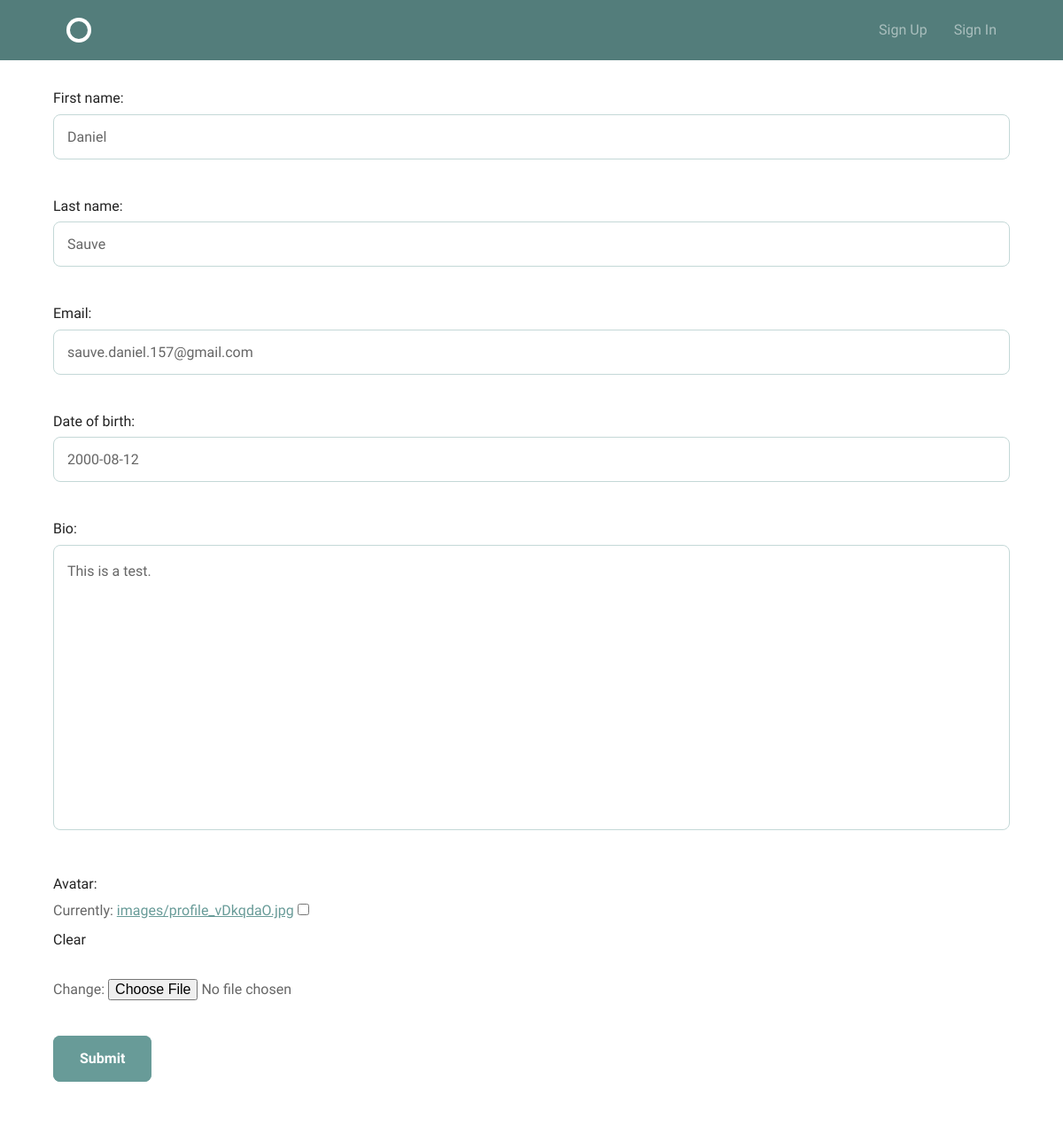
/accounts/profile/edit/2/, run on an earlier commit of the app's database.
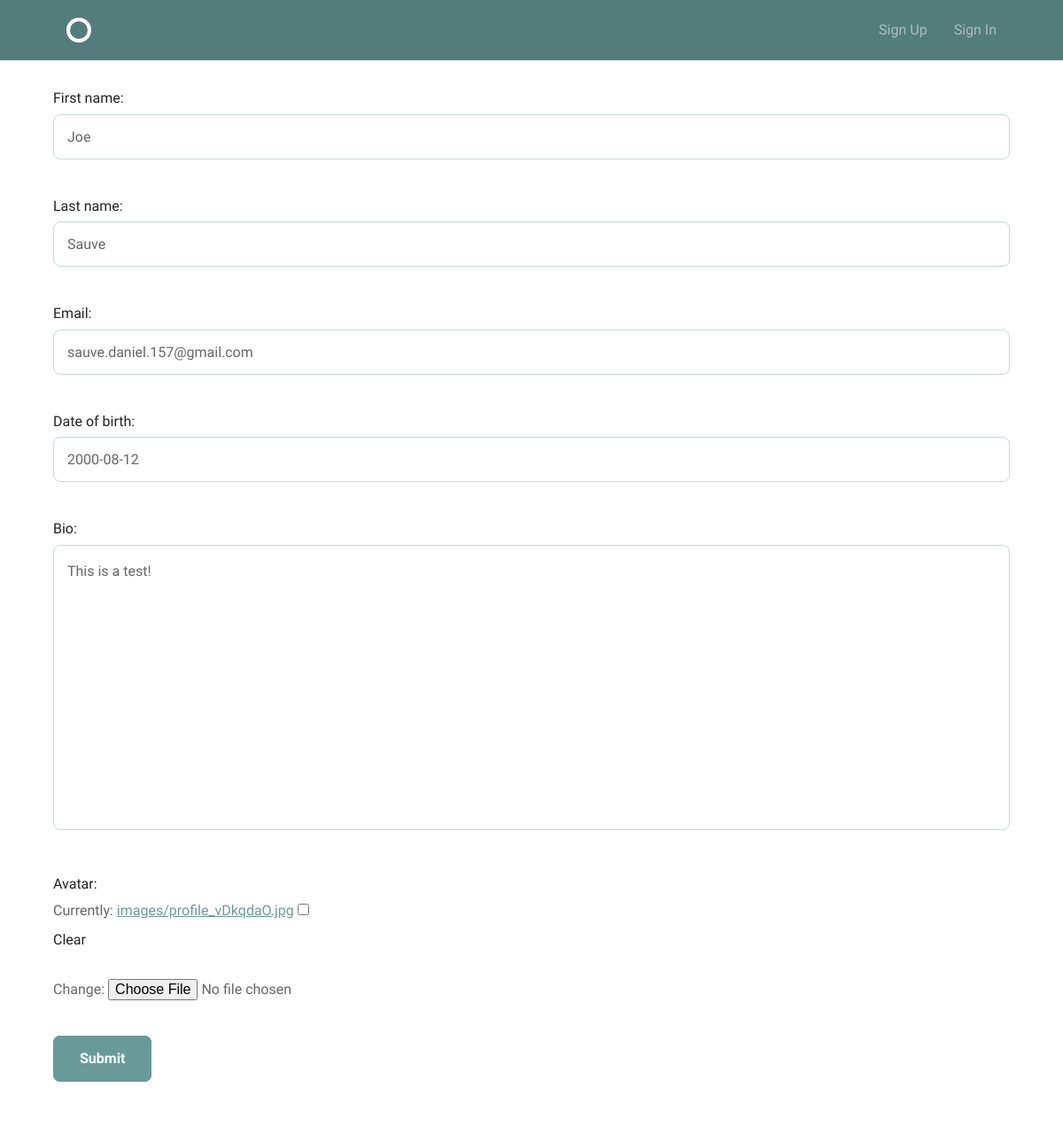
And on a later commit of the database.
### accounts/models.py (models this page shows, shortened)
class Profile(models.Model):
    user = models.OneToOneField(User)
    first_name = models.CharField(max_length=100)
    last_name = models.CharField(max_length=100)
    email = models.EmailField(unique=True)
    date_of_birth = models.DateField()
    bio = models.TextField()
    avatar = models.ImageField(upload_to='images/', blank=True)

### accounts/views.py (the view)
# urls.py: url(r'profile/edit/(?P<pk>\d+)/$', views.edit_profile, name='edit_profile'),
def edit_profile(request, pk):
    user = get_object_or_404(models.User, pk=pk)
    profile = get_object_or_404(models.Profile, user=user)
    form = forms.ProfileForm(instance=profile)
    if request.method == 'POST':
        form = forms.ProfileForm(request.POST, request.FILES, instance=profile)
        if form.is_valid():
            form.save()
            messages.success(request, 'Updated profile successfully!')
            return HttpResponseRedirect(profile.get_absolute_url())
    return render(request, 'accounts/profile_form.html', {'form': form})

### accounts/forms.py
class ProfileForm(forms.ModelForm):
    class Meta:
        model = models.Profile
        fields = [
            'first_name',
            'last_name',
            'email',
            'date_of_birth',
            'bio',
            'avatar'
        ]

### accounts/templates/accounts/profile_form.html (shortened to what this page needs)
{% extends "layout.html" %}
{% block body %}
<form enctype="multipart/form-data" method="POST" action="">
    {{ form.as_p }}
    <input type="submit" class="button-primary" value="Submit">
</form>
{% endblock %}

What changed in the data, as far as the page shows it:
changed Profile "Sauve": first_name "Daniel" → "Joe"; bio "This is a test." → "This is a test!"
